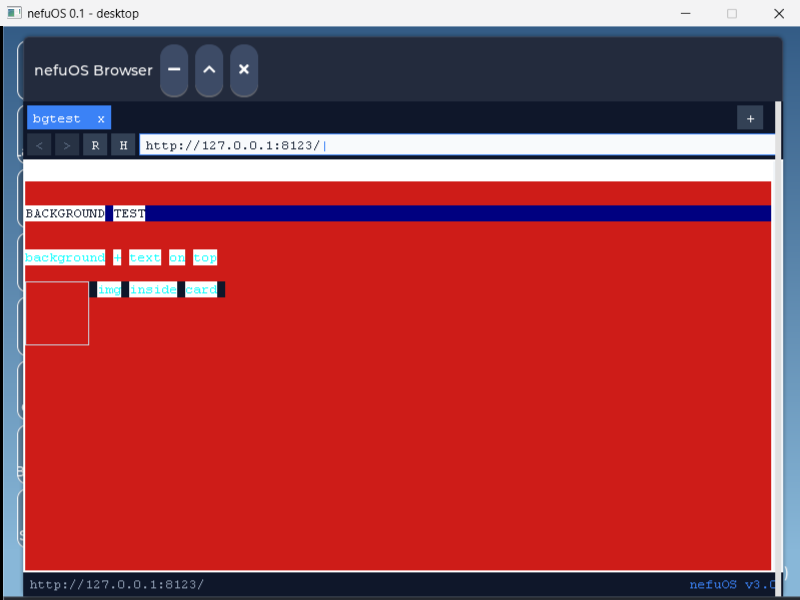
#> input picture tools/bgtests/pw_0.bmp, 800 x 600 px, found by its file name
$ python crop2.py
#> lines starting #> are read from the running program, lines starting #| are printed output that depends on the picture
from PIL import Image
im = Image.open(r'D:\mycppos1\nefuOS\tools\bgtests\pw_0.bmp').convert('RGB')
#> im is the input picture: PIL image 800x600 RGB; mean R, G, B 161.4, 65, 72.3
im.resize((400, 300)).save(r'D:\mycppos1\nefuOS\tools\bgtests\pw_0_view.png')
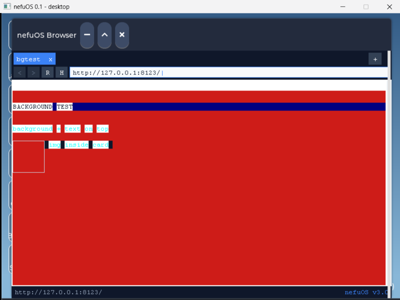
#> saved as pw_0_view.png: PIL image 400x300 RGB; mean R, G, B 161.4, 65, 72.3
print('ok')
